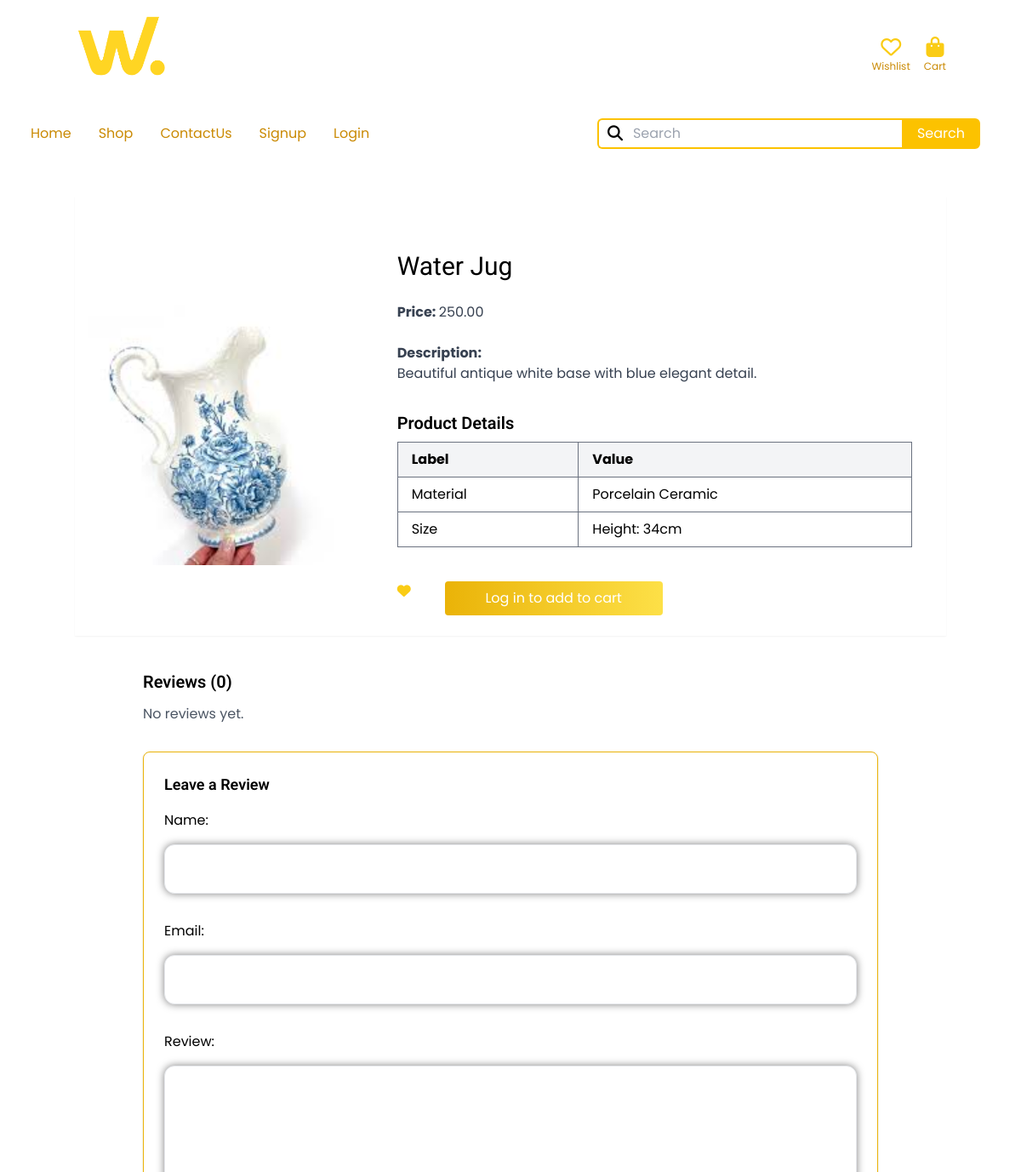
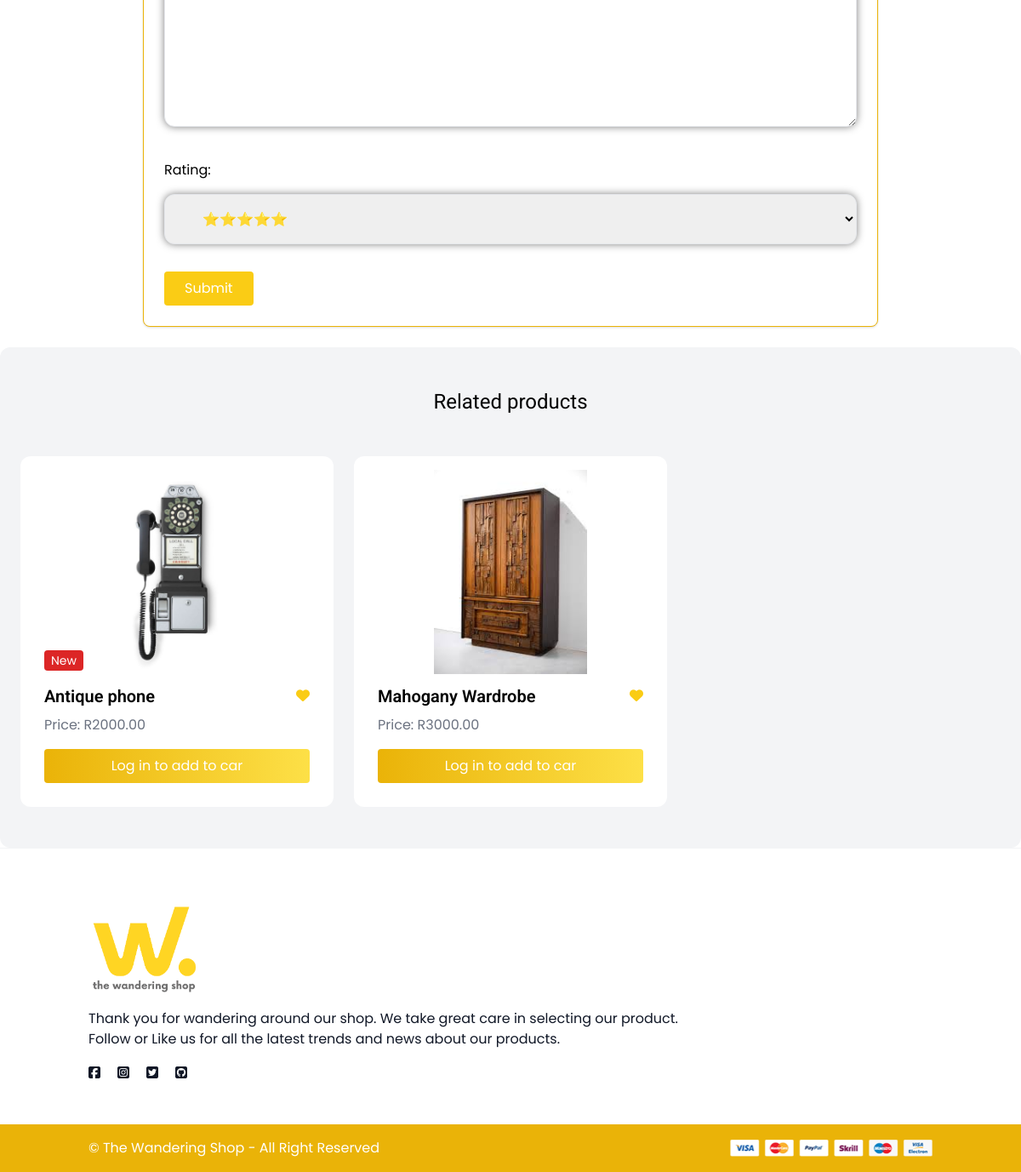
/products/antique/WaterJug/, run on the app's committed database (2 pictures, top to bottom).
### products/models.py (models this page shows, shortened)
class Product(models.Model):
    category = models.ForeignKey(Category, related_name='products',on_delete=models.CASCADE)
    name = models.CharField(max_length=255)
    slug = models.SlugField(unique=False, blank=True, null=True)
    class Meta:
        unique_together = ('name', 'category')
    description = models.TextField(blank=True, null=True)
    price = models.DecimalField(max_digits=10, decimal_places=2)
    image = models.ImageField(upload_to='product_images/', blank=True, null=True)
    quantity = models.PositiveIntegerField(default=1)
    is_new = models.BooleanField(default=False)
    created_at = models.DateTimeField(auto_now_add=True)

class ProductDetail(models.Model):
    product = models.ForeignKey(Product, related_name='details', on_delete=models.CASCADE)
    label = models.CharField(max_length=100)
    value = models.CharField(max_length=255)

### products/views.py (the view)
# urls.py: path('<slug:category_slug>/<slug:product_slug>/', views.detail, name='detail'), # Shows details of a specific product
def detail(request, category_slug, product_slug):
    category = get_object_or_404(Category, slug=category_slug)
    product = Product.objects.filter(slug=product_slug, category=category).first()
    if not product:
        raise Http404("Product not found")
    related_products = Product.objects.filter(category=product.category).exclude(pk=product.pk)[0:3]
    reviews = product.reviews.all()  # keep queryset in plural
    if request.method == "POST":
        form = ReviewForm(request.POST)
        if form.is_valid():
            new_review = form.save(commit=False)   # use new variable
            new_review.product = product
            new_review.username = request.user
            new_review.save()
            return redirect('product:detail', category_slug=category.slug, product_slug=product.slug)
    else:
        form = ReviewForm()
    return render(request, 'products/detail.html', {
        'product': product,
        'reviews': reviews,   # pass queryset with plural name
        'form': form,
        'related_products': related_products,
    })

### products/forms.py
class ReviewForm(forms.ModelForm):
    class Meta:
        model = Reviews
        fields = ('name', 'email', 'review', 'rating')
        widgets = {
            'name':forms.TextInput(attrs={
                'class':'form-control',
                'class' : INPUT_CLASSES,
            }),
            'email':forms.TextInput(attrs={
                'class':'form-control',
                'class' : INPUT_CLASSES,
            }),
            'review':forms.Textarea(attrs={
                'class':'form-control',
                'class' : INPUT_CLASSES,
            }),
            'rating': forms.Select(attrs={
                'class': INPUT_CLASSES,
            })
        }

### products/templates/products/detail.html (shortened to what this page needs)
{% extends 'core/base.html' %}
{% block content %}
    <div class="container bg-white shadow-sm pt-10 mt-10 mx-auto px-4 grid grid-cols-1 sm:grid-cols-1 md:grid-cols-2 lg:grid-cols-3 gap-6">
        <div>
            <img src="{{ product.image.url }}" class="w-96 rounded-xl">
        </div>
        <div class="col-span-2 p-6 rounded-b-xl">
            <h1 class="mb-6 text-3xl">{{ product.name }}</h1>
            <p class="text-gray-700"><strong>Price: </strong>{{ product.price }}</p><br>
            {% if product.description %}
                <p class="text-gray-700">
                    <strong class="text-gray-700">Description: </strong><br>
                    {{ product.description }}
                </p>
            {% endif %}
            {% if product.details.exists %}
                <h2 class="mt-8 mb-2 text-xl font-semibold">Product Details</h2>
                <table class="min-w-full table-auto border border-1 border-gray-500 rounded-lg">
                    <thead class="bg-gray-100 text-left">
                        <tr>
                            <th class="px-4 py-2 border border-1 border-gray-500">Label</th>
                            <th class="px-4 py-2 border border-1 border-gray-500">Value</th>
                        </thead>
                        <tbody>
                            {% for detail in product.details.all %}
                                <td class="px-4 py-2 border border-1 border-gray-500">{{detail.label}}</td>
                                <td class="px-4 py-2 border border-1 border-gray-500">{{detail.value}}</td>
                    {% endfor %}
                </table>
                {% endif %}
            <diV class="mt-10 flex gap-10">
            <div>
            {% if user.is_authenticated %}
                <form method="post" action="{% url 'order:add_to_wishlist' product.id %}">
                {% csrf_token %}
                <button type="submit" class="btn likeBtn text-yellow-400 hover:text-red-500 transition duration-200">
                    <i class="fas fa-heart text-1xl"></i>
                </button>
                </form>
            {% else %}
                <form method="post" action="{% url 'users:login' %}">
                    <button type="submit" class="btn likeBtn text-yellow-400 hover:text-red-500 transition duration-200">
                        <i class="fas fa-heart text-1xl"></i>
                    </button>
                    </form>
            {% endif %}
            </div>
            {% if user.is_authenticated %}
            <form method="post" action="{% url 'order:add_to_cart' product.id %}">
                {% csrf_token %}
                <button type="submit"
                    class="bg-gradient-to-r from-yellow-500 to-yellow-300 hover:text-red-600 transition duration-200 w-64 py-2 text-center text-white rounded">
                    Add to cart
                </button>
            </form>
            {% else %}
            <form method="post" action="{% url 'users:login' %}">
                <button type="submit"
                    class="bg-gradient-to-r from-yellow-500 to-yellow-300 hover:text-red-600 transition duration-200 w-64 py-2 text-center text-white rounded">
                    Log in to add to cart
                </button>
            </form>
            {% endif %}
        </div>
        </div>
    </div>
   <div class="container w-full max-w-4xl mx-auto mt-10 px-4 space-y-8">
    <div>
        <h4 class="text-xl font-semibold mb-3">Reviews ({{ reviews.count }})</h4>
        <div class="grid grid-cols-1 gap-6">
            {% for review in reviews %}
                {% if review.review %}
                <div class="p-6 border border-yellow-500 rounded-lg bg-white shadow">
                    <p class="text-gray-700 font-medium">{{ review.get_rating_display }}</p>
                    <p class="text-sm text-gray-700"><strong>{{ review.name }}</strong> - {{ review.date|date:"d M Y" }}</p>
                    <p class="mt-2 text-gray-800">{{ review.review }}</p>
                </div>
                {% endif %}
            {% empty %}
                <p class="text-gray-600">No reviews yet.</p>
            {% endfor %}
        </div>
    </div>
    <div class="p-6 bg-white border border-yellow-500 rounded-lg shadow">
        <h4 class="text-lg font-semibold mb-4">Leave a Review</h4>
        <form method="post" action="." enctype="multipart/form-data" class="space-y-4">
            {{ form.as_p }}
            <button class="mt-4 py-2 px-6 bg-yellow-400 text-white rounded hover:text-gray-900">
                Submit
            </button>
        </form>
    </div>
</div>
    <div class="mt-6 px-6 py-12 bg-gray-100 rounded-xl">
        <h2 class="mb-12 text-2xl text-center">Related products</h2>
        <div class="grid grid-cols-1 sm:grid-cols-1 md:grid-cols-3 gap-6">
            {% for product in related_products %}
                <div class="p-4 rounded-xl overflow-hidden flex flex-col hover:shadow-lg transition h-full bg-white">
        <div class="relative w-full h-60 flex items-center justify-center">
            <a href="{% url 'product:detail' product.category.slug product.slug %}" class="block w-full h-full">
                {% if product.image %}
                <img src="{{ product.image.url }}" alt="{{ product.name }}" class="w-full h-auto max-h-60 object-contain mx-auto">
                {% endif %}
            </a>
            {% if product.is_new %}
            <span class="absolute bottom-1 left-3 text-white bg-red-600 px-2 py-0.5 rounded text-sm">
                New
            </span>
            {% endif %}
        </div>
        <div class="p-3 flex-1 flex flex-col justify-between">
            <div class="flex items-center justify-between mb-2">
                <h2 class="text-xl font-semibold">{{ product.name }}</h2>
            {% if user.is_authenticated %}
                <form method="post" action="{% url 'order:add_to_wishlist' product.id %}">
                {% csrf_token %}
                <button type="submit" class="btn likeBtn text-yellow-400 hover:text-red-500 transition duration-200">
                    <i class="fas fa-heart text-1xl"></i>
                </button>
                </form>
            {% else %}
                <form method="post" action="{% url 'users:login' %}">
                    <button type="submit" class="btn likeBtn text-yellow-400 hover:text-red-500 transition duration-200">
                        <i class="fas fa-heart text-1xl"></i>
                    </button>
                    </form>
            {% endif %}
            </div>
            <p class="text-gray-500 mb-4">Price: R{{ product.price }}</p>
            {% if user.is_authenticated %}
            <form method="post" action="{% url 'order:add_to_cart' product.id %}">
                {% csrf_token %}
                <button type="submit"
                    class="bg-gradient-to-r from-yellow-500 to-yellow-300 hover:bg-red-500 transition duration-200 w-full py-2 text-center text-white rounded">
                    Add to cart
                </button>
            </form>
            {% else %}
            <form method="post" action="{% url 'users:login' %}">
                <button type="submit"
                    class="bg-gradient-to-r from-yellow-500 to-yellow-300 hover:bg-red-500 transition duration-200 w-full py-2 text-center text-white rounded">
                    Log in to add to car
                </button>
            </form>
            {% endif %}
        </div>
        </div>
            {% endfor %}
        </div>
    </div>
{% endblock %}

### data on the page
Product: image (picture), name "Water Jug", price "250.00", description "Beautiful antique white base with blue elegant detail.", count "0"
ProductDetail: label "Material", value "Porcelain Ceramic"
ProductDetail: label "Size", value "Height: 34cm"
Product: image (picture), is_new "New", name "Antique phone", price "2000.00"
Product: image (picture), name "Mahogany Wardrobe", price "3000.00"
